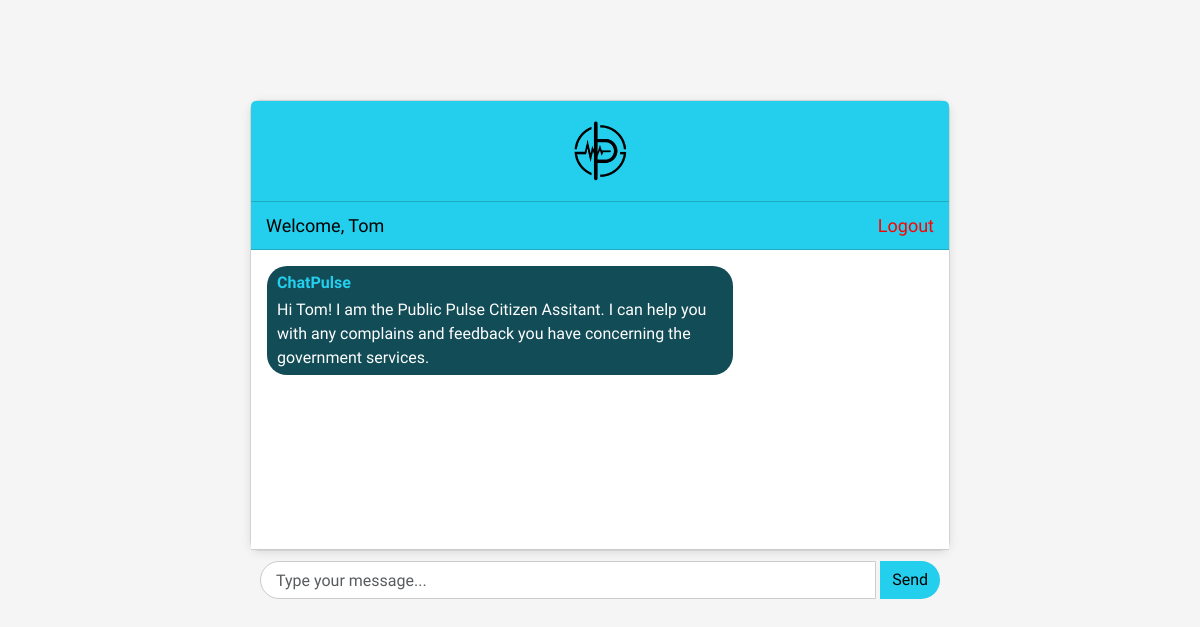
The page /chatbot/ (signed in) on the database as committed earlier.
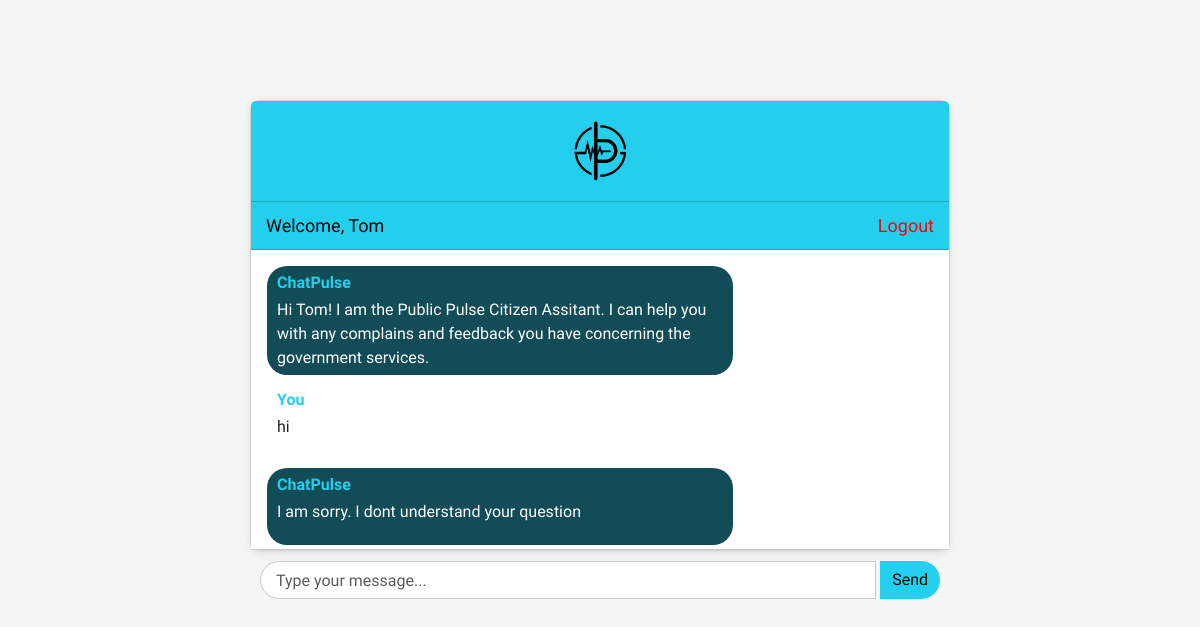
The same page on the database as committed later.
### chatbot/models.py (models this page shows, shortened)
class Chat(models.Model):
    user=models.ForeignKey(User, on_delete=models.CASCADE)
    message=models.TextField()
    response=models.TextField(default="I am sorry. I dont understand your question")
    created_at=models.DateTimeField(auto_now_add=True)
    sentiment_score = models.FloatField(null=True, blank=True)

### chatbot/views.py (the view)
# urls.py: path('', views.chatbot, name='chatbot'),
def chatbot(request):
    chats=Chat.objects.filter(user=request.user.id)
    if request.method=='POST':
        message=request.POST.get('message')
        response=ask_openai(message)
        chat=Chat(user=request.user, message=message, response=response, created_at=timezone.now())
        chat.save()
        return JsonResponse({'message':message, 'response':response})
    return render(request, 'chatbot.html', {'chats':chats})

### templates/chatbot.html (shortened to what this page needs)
{% extends 'base.html' %}
{% block content %}
{% load static %}
    <div class="chat-container">
        <div class="card">
            <div class="card-header title">
                <a href="/">
                    <img src="{%static 'Images/publicpulselogo2.png'%}" class="logo"/>
                </a>
            </div>
            <div class="card-header welcome">Welcome, {{user.username}}
                <a href="logout" class="logout-link">Logout</a>
            </div>
            <div class="card-body messages-box">
                <ul class="list-unstyled messages-list">
                    <li class="message received">
                        <div class="message-text">
                            <div class="message-sender">
                                <b>ChatPulse</b>
                            </div>
                            <div class="message-content">
                                Hi {{user.username}}! I am the Public Pulse Citizen Assitant. I can help you with any complains and feedback you have concerning the government services.
                            </div>
                        </div>
                    </li>
                    {% for chat in chats %}
                        {% if chat.user == request.user %}
                            <li class="message sent">
                                <div class="message-text">
                                    <div class="message-sender">
                                        <b>You</b>
                                    </div>
                                    <div class="message-content">
                                        <p>{{chat.message}}</p>
                                    </div>
                                </div>
                            </li>
                            <li class="message received">
                                <div class="message-text">
                                    <div class="message-sender">
                                        <b>ChatPulse</b>
                                    </div>
                                    <div class="message-content">
                                        <p>{{chat.response}}</p>
                                    </div>
                                </div>
                            </li>
                        {% endif %}
                    {% endfor %}
                </ul>
            </div>
        </div>
        <form class="message-form">
            <div class="input-group">
                <input type="text" class="form-control message-input" placeholder="Type your message...">
                <div class="input-group-append">
                  <button type="submit" class="btn btn-primary btn-send">Send</button>
                </div>
              </div>
        </form>
    </div>
{% endblock %}

Rows that differ between the two databases and show on the page:
added Chat: message "hi", response "I am sorry. I dont understand your question"
